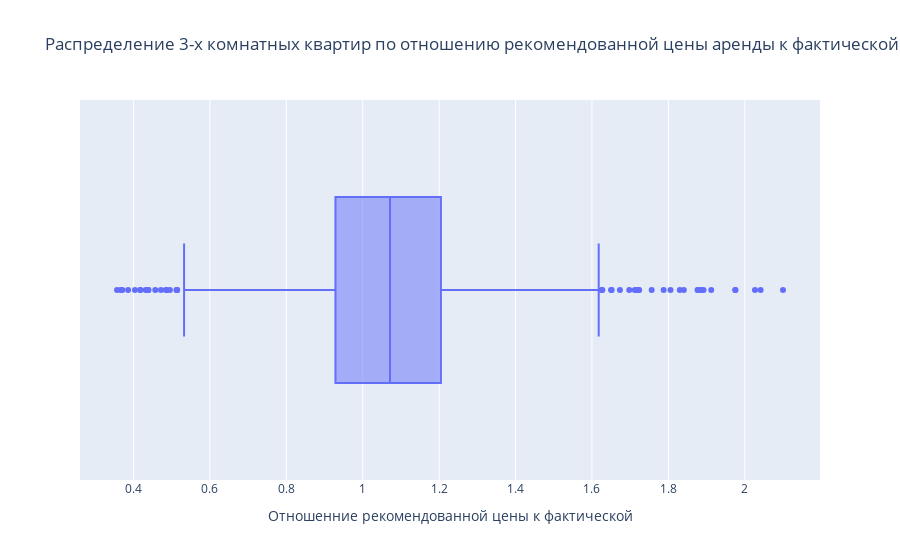

Here is the notebook cell this chart was saved with:
### Markdown cell above
По данной гистограмме видно, что около 60% квартир имеют рекомендованную цену аренды выше фактической. То есть алогритмы Циана считают, что в большинстве объявлений цена занижена.

### Code cell
px.box(df5, x='Отношенние рекомендованной цены к фактической',  title = 'Распределение 3-х комнатных квартир по отношению рекомендованной цены аренды к фактической')

### Figure 1 — Plotly figure (JSON) as saved in the notebook; plotly's stock layout.template omitted (floating-point values rounded to 4 significant figures; data arrays with more than 128 entries replaced by an {"elided": "..."} marker saying what was removed)
{"data": [{"alignmentgroup": "True", "hovertemplate": "Отношенние рекомендованной цены к фактической=%{x}<extra></extra>", "legendgroup": "", "marker": {"color": "#636efa"}, "name": "", "notched": false, "offsetgroup": "", "orientation": "h", "showlegend": false, "type": "box", "x": {"elided": "1267 float values"}, "x0": " ", "xaxis": "x", "y0": " ", "yaxis": "y"}], "layout": {"boxmode": "group", "legend": {"tracegroupgap": 0}, "title": {"text": "Распределение 3-х комнатных квартир по отношению рекомендованной цены аренды к фактической"}, "xaxis": {"anchor": "y", "domain": [0, 1], "title": {"text": "Отношенние рекомендованной цены к фактической"}}, "yaxis": {"anchor": "x", "domain": [0, 1]}}}
